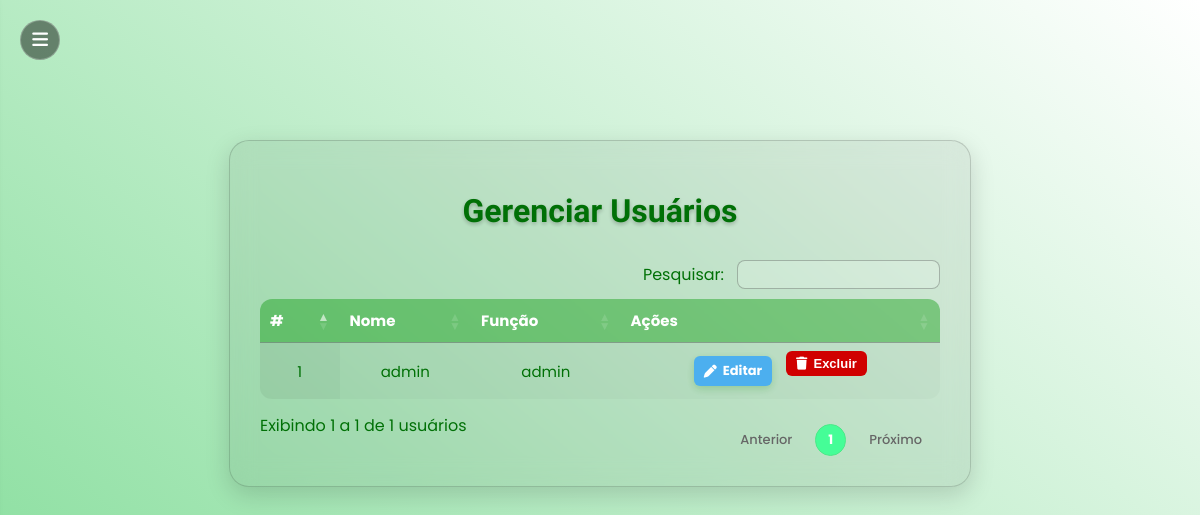
Before: /usuarios (signed in) with the older database file.
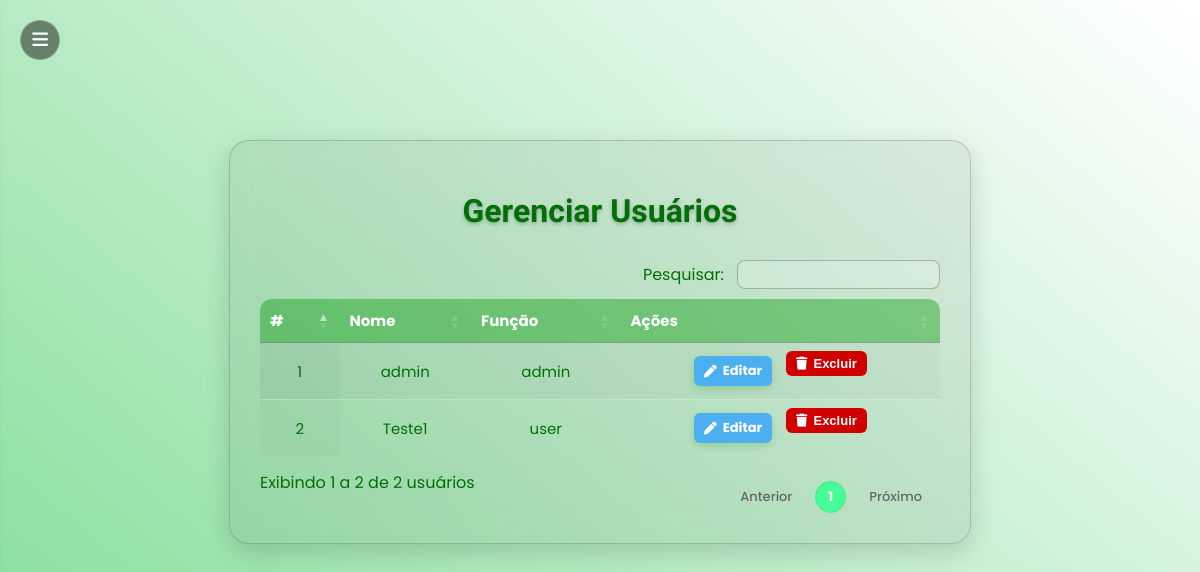
After: the same page with the newer database file.
### tables this page shows
CREATE TABLE users (
            id INTEGER PRIMARY KEY AUTOINCREMENT,
            nome TEXT UNIQUE NOT NULL,
            senha TEXT NOT NULL,
            role TEXT DEFAULT 'user'
        );

### app.py (the view)
@app.route("/usuarios", endpoint="usuarios")
def usuarios():
    if "user" not in session or session["role"] != "admin":
        return redirect(url_for("login"))
    conn = get_conn()
    cur = conn.cursor()
    cur.execute("SELECT id, nome, role FROM users ORDER BY id ASC;")
    usuarios = cur.fetchall()
    conn.close()
    return render_template("usuarios.html", usuarios=usuarios)

### app.py (called while the page is built)
def get_conn():
    if DATABASE_URL and psycopg2:
        return psycopg2.connect(DATABASE_URL, sslmode="require")
    else:
        return sqlite3.connect(LOCAL_DB, check_same_thread=False)

### templates/usuarios.html (shortened to what this page needs)
{% extends "base.html" %}
{% block content %}
<link rel="stylesheet" href="https://cdn.datatables.net/1.13.6/css/jquery.dataTables.min.css">
<link rel="stylesheet" href="https://cdnjs.cloudflare.com/ajax/libs/font-awesome/6.5.0/css/all.min.css">
<div class="container">
  <h1 class="titulo-tomorrow">Gerenciar Usuários</h1>
  <table id="usuarios" class="display">
    <thead>
      <tr>
        <th>#</th>
        <th>Nome</th>
        <th>Função</th>
        <th>Ações</th>
      </tr>
    </thead>
    <tbody>
      {% for u in usuarios %}
      <tr>
        <td>{{ loop.index }}</td>
        <td>{{ u[1] }}</td>
        <td>{{ u[2] }}</td>
        <td>
          <div class="acoes-btns">
            <a href="{{ url_for('editar_usuario', id=u[0]) }}" class="btn btn-editar">
              <i class="fa fa-pen"></i> Editar
            </a>
            <form method="POST" action="{{ url_for('excluir_usuario', id=u[0]) }}" style="display:inline;">
              <button type="submit" class="btn btn-excluir" onclick="return confirm('Deseja excluir este usuário?')">
                <i class="fa fa-trash"></i> Excluir
              </button>
            </form>
          </div>
        </td>
      </tr>
      {% endfor %}
    </tbody>
  </table>
</div>
{% endblock %}

### templates/base.html (shortened to what this page needs)
<!DOCTYPE html>
<html lang="pt-BR">
<head>
    <link rel="stylesheet" href="{{ url_for('static', filename='style.css') }}">
    <link rel="stylesheet" href="https://cdnjs.cloudflare.com/ajax/libs/font-awesome/6.5.0/css/all.min.css">
</head>
<body class="pagina">
<button class="menu-toggle" id="menuToggle">
    <i class="fa-solid fa-bars"></i>
</button>
<div class="content">
    {% block content %}{% endblock %}
</div>
</body>
</html>

### static/style.css (style rules this page uses)
:root { --gradiente-inicio: #7ddb94; --gradiente-fim: #ffffff; --cor-texto: #007006; --bg-container: rgba(255, 255, 255, 0.12); --bg-input: rgba(255, 255, 255, 0.15); }
body.pagina { background: linear-gradient(40deg, var(--gradiente-inicio), var(--gradiente-fim)); font-family: 'Poppins', sans-serif; color: var(--cor-texto); min-height: 100vh; margin: 0; transition: 0.4s ease; font-family: 'Poppins', sans-serif !important; overflow-y: auto; font-family: 'Poppins', sans-serif !important; }
.menu-toggle { position: fixed; top: 20px; left: 20px; z-index: 2001; width: 40px; height: 40px; border-radius: 25px; background: rgba(0, 0, 0, 0.45); border: 1px solid rgba(255, 255, 255, 0.25); display: flex; align-items: center; justify-content: center; cursor: pointer; font-size: 18px; color: white; transition: 0.3s ease; }
.content { margin-left: 0; transition: margin-left 0.4s; padding: 60px; text-align: center; }
.container { background: rgba(255, 255, 255, 0.15); backdrop-filter: blur(18px); border-radius: 10px; padding: 40px; width: 45%; margin: auto; box-shadow: 0 8px 35px rgba(0, 0, 0, 0.25); border: 1px solid rgba(255, 255, 255, 0.2); transition: 0.3s; }
body:not(.dark-mode) .container { background: rgba(0, 0, 0, 0.06); border-color: rgba(0, 0, 0, 0.15); box-shadow: 0 8px 25px rgba(0, 0, 0, 0.15); }
.titulo-tomorrow { font-family: 'Tomorrow', sans-serif; font-size: 32px; margin-bottom: 20px; }
.btn-editar, .btn-excluir { padding: 6px 10px; border-radius: 8px; text-decoration: none; color: white; font-size: 14px; margin: 0 3px; transition: 0.3s; }
.btn-editar { background-color: #009900; }
.btn-excluir { background-color: #d00000; border: none; cursor: pointer; }
.btn-filtrar, .btn-editar { background: linear-gradient(90deg, #009b2d, #00c447); border: none; border-radius: 8px; color: var(--cor-texto); font-weight: 600; cursor: pointer; padding: 6px 14px; box-shadow: 0 3px 8px rgba(0, 128, 0, 0.2); transition: background 0.2s, transform 0.15s ease; }
.btn-editar { background: #fff; color: #333; border: none; padding: 5px 10px; border-radius: 6px; cursor: pointer; transition: 0.3s; }
h1.titulo-tomorrow { font-size: 24px; }

### templates/usuarios.html (style rules this page uses)
.container { width: 100%; max-width: 680px; background: rgba(255, 255, 255, 0.12); backdrop-filter: blur(12px); padding: 30px; border-radius: 20px; box-shadow: 0 8px 25px rgba(0, 0, 0, 0.3); text-align: center; overflow: hidden; color: var(--cor-texto); margin-top: 80px; }
h1.titulo-tomorrow { margin-bottom: 30px; font-family: 'Tomorrow', sans-serif; font-size: 32px; margin-bottom: 20px; font-weight: bold; color: var(--cor-texto); text-shadow: 0 2px 4px rgba(0,0,0,0.25); }
table.dataTable { width: 100%; border-collapse: collapse; border-radius: 12px; overflow: hidden; color: var(--cor-texto); font-size: 15px; }
table.dataTable thead { background: rgba(0, 150, 0, 0.4); color: #fff; }
table.dataTable th, table.dataTable td { padding: 10px; text-align: center; border-bottom: 1px solid rgba(255, 255, 255, 0.2); }
.acoes-btns { display: flex; justify-content: center; align-items: center; gap: 8px; }
.btn { padding: 5px 10px; border-radius: 6px; font-size: 13px; font-weight: bold; border: none; cursor: pointer; transition: 0.3s; display: inline-flex; align-items: center; gap: 6px; }
.btn-editar { background: #4cafef; color: white; }
.btn-excluir { background: #d00000; color: white; }

Changed rows visible on the page:
added users: nome "Teste1", role "user"
Other visible differences:
text written by a page script: "Pesquisar: Exibindo 1 a 1 de 1 usuários Anterior 1 Próximo" → "Pesquisar: Exibindo 1 a 2 de 2 usuários Anterior 1 Próximo"
